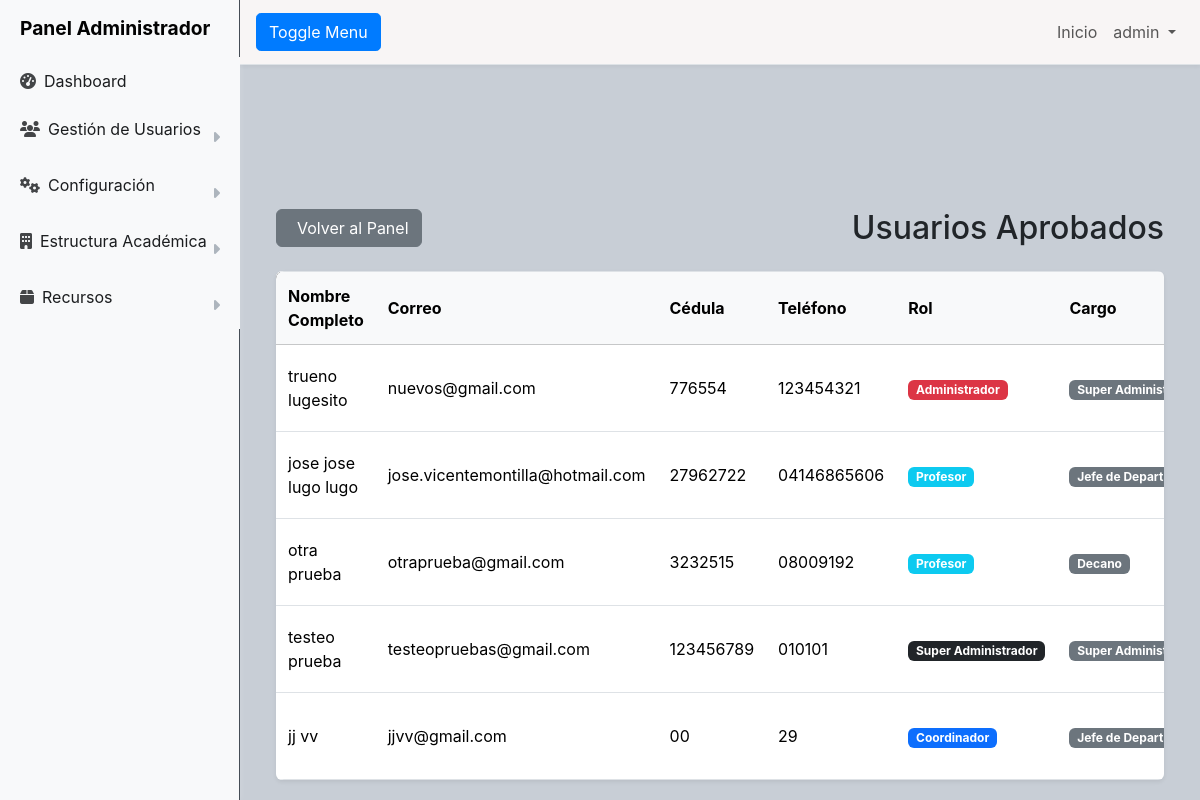
The app's page /administrador/usuarios_aprobados/ (signed in), older data.
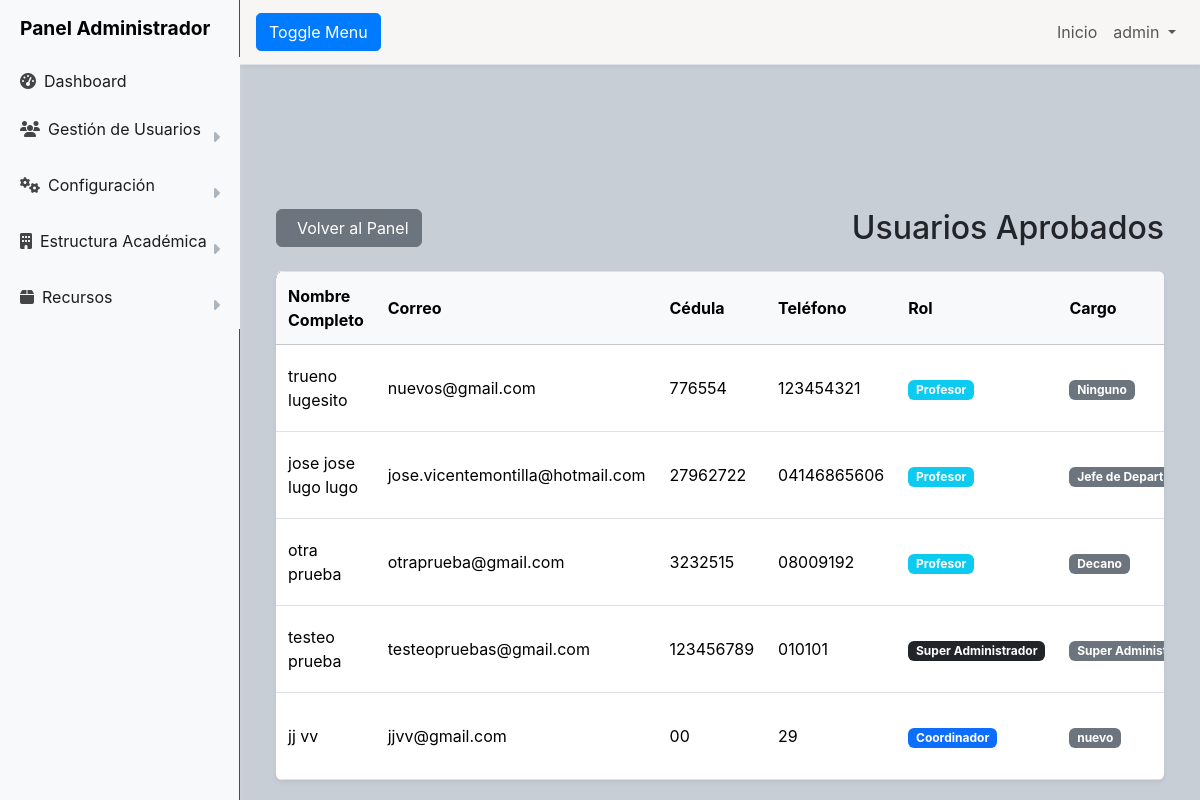
The same page, newer data.
### accounts/models.py (models this page shows, shortened)
class Usuario(AbstractUser):
    ROLES = [
        ('admin', 'Administrador'),
        ('coordinador', 'Coordinador'),
        ('profesor', 'Profesor'),
        ('operativo', 'Operativo'),
        ('super_admin', 'Super Administrador'),
    ]
    rol = models.CharField("Rol del Sistema", max_length=20, choices=ROLES, default='profesor')
    cargo = models.ForeignKey(
        Cargo,
        on_delete=models.SET_NULL, # Si el Cargo se borra, este campo se pone a NULL
        null=True,
        blank=True,
        related_name='usuarios_con_este_cargo',
        verbose_name="Tipo de Cargo"
    )
    departamento_asignado = models.ForeignKey(
        Departamento,
        on_delete=models.SET_NULL,
        null=True,
        blank=True,
        related_name='jefes_coordinadores',
        verbose_name="Departamento Asignado (si aplica)"
    )
    carrera_asignada = models.ForeignKey(
        Carrera, # ESTO SIGUE APUNTANDO A TU MODELO CARRERA ACTUALIZADO
        on_delete=models.SET_NULL,
        null=True,
        blank=True,
        related_name='directores_coordinadores',
        verbose_name="Carrera Asignada (si aplica)"
    )
    cedula = models.CharField("Cédula", max_length=20, unique=True, null=True, blank=True)
    telefono_movil = models.CharField("Teléfono Móvil", max_length=15, blank=True, null=True)
    class Meta:
        verbose_name = "Usuario"
        verbose_name_plural = "Usuarios"
    def has_permission(self, permission_name, obj=None):
        if self.is_superuser:
            return True

class Cargo(models.Model):
    nombre = models.CharField(max_length=100, unique=True, verbose_name="Nombre del Cargo")
    descripcion = models.TextField(blank=True, verbose_name="Descripción del Cargo")
    es_jefatura = models.BooleanField(default=False, verbose_name="¿Es un cargo de Jefatura/Dirección?")
    permissions = models.JSONField(
        default=dict, # Por defecto, un diccionario vacío
        blank=True,
        null=True, # Puede ser nulo si no se le asignan permisos explícitamente
        help_text="Permisos granulares asociados a este cargo (formato JSON)."
    )
    class Meta:
        verbose_name = "Cargo"
        verbose_name_plural = "Cargos"
        ordering = ['nombre']

### administrador/views.py (the view)
# urls.py: path('usuarios_aprobados/', views.usuarios_aprobados, name='usuarios_aprobados'),
@login_required
@user_passes_test(lambda u: u.has_permission(PERMISSIONS.MANAGE_USERS))
def usuarios_aprobados(request):
    usuarios = User.objects.exclude(is_superuser=True).order_by('last_name', 'first_name')
    return render(request, 'usuarios_aprobados.html', {'usuarios': usuarios})

### administrador/templates/usuarios_aprobados.html (shortened to what this page needs)
{% extends "panel_administrador.html" %}
{% load static %}
{% load widget_tweaks %}
{% block content_admin_panel %}
<div class="container mt-5 pt-5">
    <div class="d-flex justify-content-between align-items-center mb-4">
        <a href="{% url 'administrador:panel_administrador' %}" class="btn btn-secondary">
             Volver al Panel
        </a>
        <h2 class="mb-0">Usuarios Aprobados</h2>
    </div>
    {% if usuarios %}
        <div class="table-responsive bg-white rounded shadow-sm">
            <table class="table table-hover mb-0">
                <thead class="table-light">
                    <tr>
                        <th scope="col">Nombre Completo</th>
                        <th scope="col">Correo</th>
                        <th scope="col">Cédula</th>
                        <th scope="col">Teléfono</th>
                        <th scope="col">Rol</th>
                        <th scope="col">Cargo</th>
                    </tr>
                </thead>
                <tbody>
                    {% for usuario in usuarios %}
                        <tr>
                            <td>{{ usuario.get_full_name }}</td>
                            <td>{{ usuario.email }}</td>
                            <td>{{ usuario.cedula }}</td>
                            <td>{{ usuario.telefono_movil }}</td>
                            <td>
                                <span class="badge {% if usuario.rol == 'super_admin' %}bg-dark{% elif usuario.rol == 'admin' %}bg-danger{% elif usuario.rol == 'coordinador' %}bg-primary{% elif usuario.rol == 'profesor' %}bg-info{% elif usuario.rol == 'operativo' %}bg-warning text-dark{% else %}bg-secondary{% endif %}">
                                    {{ usuario.get_rol_display }}
                                </span>
                            </td>
                            <td>
                                {% if usuario.cargo %}
                                    <span class="badge bg-secondary">{{ usuario.cargo.nombre }}</span>
                                {% else %}
                                    <span class="text-muted fst-italic">No asignado</span>
                                {% endif %}
                            </td>
                        </tr>
                    {% endfor %}
                </tbody>
            </table>
        </div>
    {% else %}
        <div class="alert alert-info text-center">No hay usuarios aprobados.</div>
    {% endif %}
</div>
{% endblock content_admin_panel %}

Row changes from the older to the newer data that the page shows:
changed Usuario "trueno lugesito": rol "Administrador" → "Profesor"; cargo.nombre "Super…" → "Ninguno"
changed Usuario "jj vv": cargo.nombre "Jefe de…" → "nuevo"
